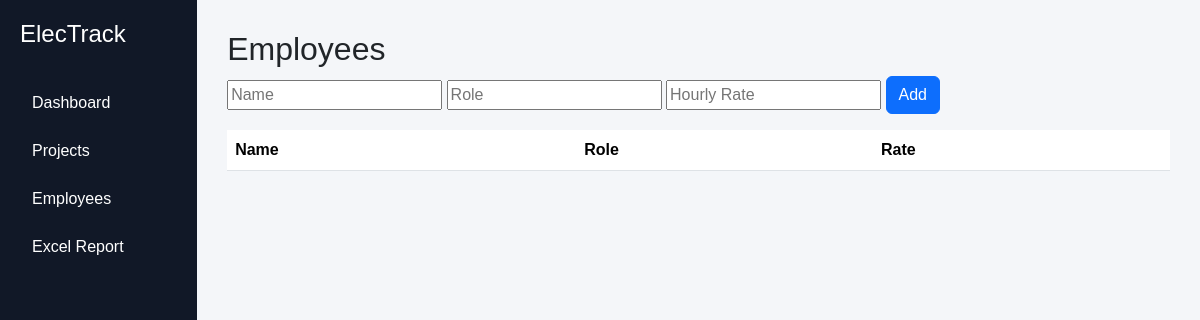
Page /employees on the earlier database version.
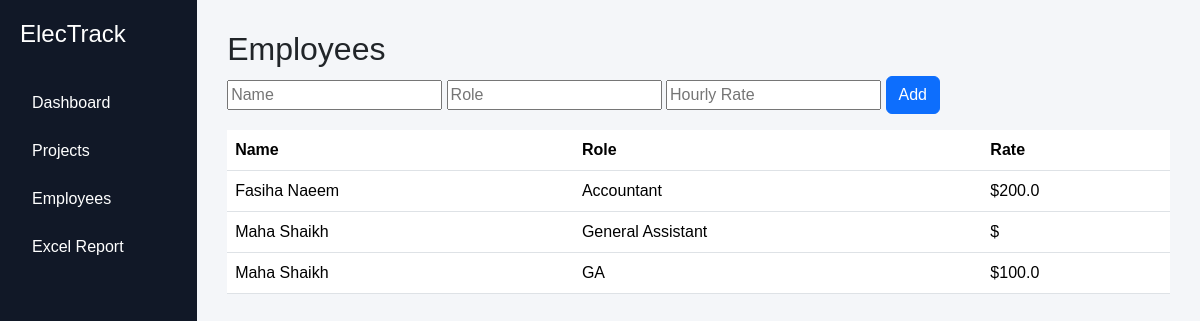
Same page on the later database version.
### tables this page shows
CREATE TABLE employees(
        id INTEGER PRIMARY KEY AUTOINCREMENT,
        name TEXT,
        role TEXT,
        rate REAL
    );

### app.py (the view)
@app.route("/employees")
def employees():
    conn = get_db()
    employees = conn.execute("SELECT * FROM employees").fetchall()
    conn.close()
    return render_template("employees.html", employees=employees)

### app.py (called while the page is built)
def get_db():
    conn = sqlite3.connect(DATABASE)
    conn.row_factory = sqlite3.Row
    return conn

### templates/employees.html
{% extends "base.html" %}
{% block content %}
<h2>Employees</h2>
<form method="POST" action="/add_employee">
<input name="name" placeholder="Name" required>
<input name="role" placeholder="Role">
<input name="rate" placeholder="Hourly Rate">
<button class="btn btn-primary">Add</button>
</form>
<table class="table mt-3">
<tr>
<th>Name</th>
<th>Role</th>
<th>Rate</th>
</tr>
{% for e in employees %}
<tr>
<td>{{e.name}}</td>
<td>{{e.role}}</td>
<td>${{e.rate}}</td>
</tr>
{% endfor %}
</table>
{% endblock %}

### templates/base.html (shortened to what this page needs)
<!DOCTYPE html>
<html>
<head>
<link href="https://cdn.jsdelivr.net/npm/bootstrap@5.3.2/dist/css/bootstrap.min.css" rel="stylesheet">
<link rel="stylesheet" href="/static/css/style.css">
</head>
<body>
<div class="d-flex">
<div class="sidebar">
<h4 class="logo">ElecTrack</h4>
<a href="/">Dashboard</a>
<a href="/projects">Projects</a>
<a href="/employees">Employees</a>
<a href="/export">Excel Report</a>
</div>
<div class="content">
{% block content %}
{% endblock %}
</div>
</div>
</body>
</html>

### static/css/style.css (style rules this page uses)
body { background:#f4f6f9; font-family:Arial; }
.sidebar { width:230px; height:100vh; background:#111827; color:white; padding:20px; }
.sidebar a { display:block; color:white; padding:12px; text-decoration:none; border-radius:5px; }
.logo { margin-bottom:30px; }
.content { padding:30px; width:100%; }

Differences in the rows shown:
added employees: name "Fasiha Naeem", role "Accountant", rate "200.0"
added employees: name "Maha Shaikh", role "General Assistant"
added employees: name "Maha Shaikh", role "GA", rate "100.0"
